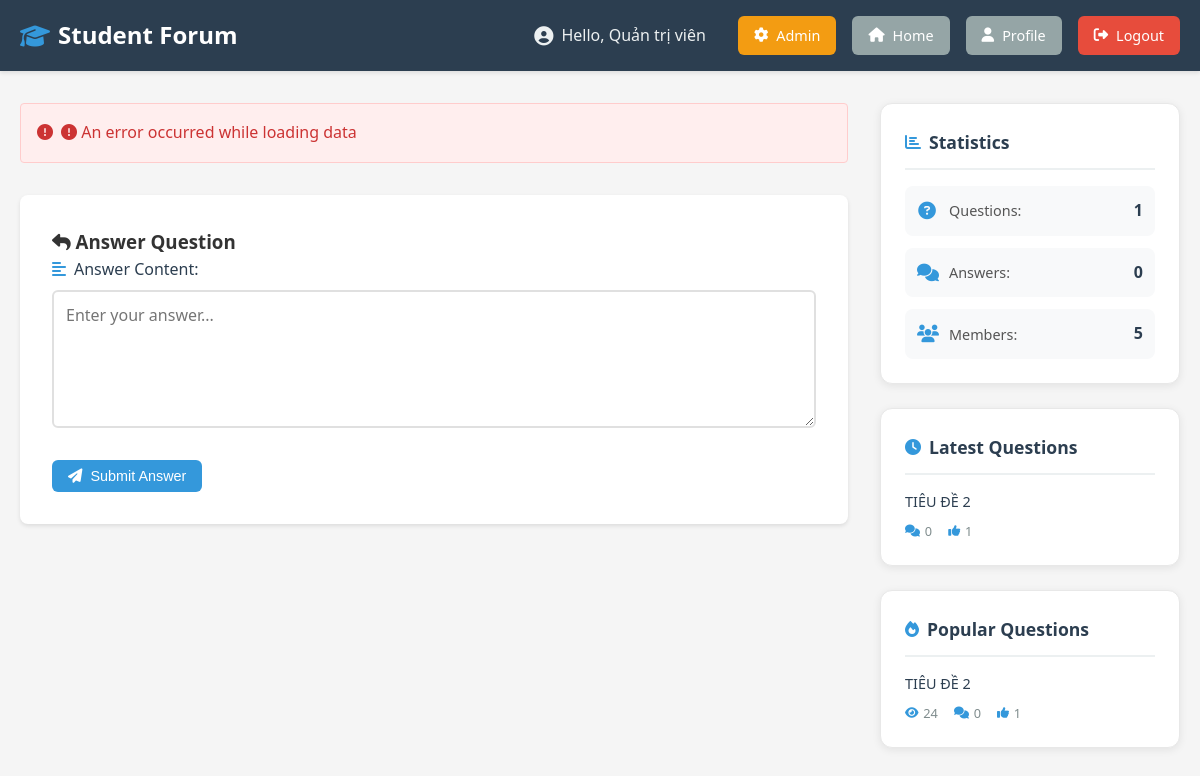
The page /question.php?id=14 (signed in) on the database its author committed.
### tables this page shows
CREATE TABLE `users`  (
  `user_id` int NOT NULL AUTO_INCREMENT,
  `username` varchar(50) NOT NULL,
  `email` varchar(100) NOT NULL,
  `password` varchar(255) NOT NULL,
  `full_name` varchar(100) NULL DEFAULT NULL,
  `role` enum('student','teacher','admin') NULL DEFAULT 'student',
  `created_at` timestamp NULL DEFAULT CURRENT_TIMESTAMP,
  `updated_at` timestamp NULL DEFAULT CURRENT_TIMESTAMP ON UPDATE CURRENT_TIMESTAMP,
  PRIMARY KEY (`user_id`) USING BTREE,
  UNIQUE INDEX `username`(`username` ASC) USING BTREE,
  UNIQUE INDEX `email`(`email` ASC) USING BTREE
);

CREATE TABLE `questions`  (
  `question_id` int NOT NULL AUTO_INCREMENT,
  `user_id` int NOT NULL,
  `title` varchar(255) NOT NULL,
  `content` text NOT NULL,
  `views` int NULL DEFAULT 0,
  `created_at` timestamp NULL DEFAULT CURRENT_TIMESTAMP,
  `updated_at` timestamp NULL DEFAULT CURRENT_TIMESTAMP ON UPDATE CURRENT_TIMESTAMP,
  `images` varchar(255) NULL DEFAULT NULL,
  `module_id` int NULL DEFAULT NULL,
  PRIMARY KEY (`question_id`) USING BTREE,
  INDEX `idx_user_id`(`user_id` ASC) USING BTREE,
  INDEX `idx_created_at`(`created_at` ASC) USING BTREE,
  INDEX `idx_module_id`(`module_id` ASC) USING BTREE,
  CONSTRAINT `questions_ibfk_1` FOREIGN KEY (`user_id`) REFERENCES `users` (`user_id`) ON DELETE CASCADE ON UPDATE RESTRICT,
  CONSTRAINT `questions_ibfk_2` FOREIGN KEY (`module_id`) REFERENCES `modules` (`module_id`) ON DELETE SET NULL ON UPDATE RESTRICT
);

### includes/auth.php (called while the page is built, shortened)
<?php
function isLoggedIn() {
    return isset($_SESSION['user_id']);
}
function getCurrentUser() {
    try {
        $pdo = getDBConnection();
        $user_id = $_SESSION['user_id'];
        $stmt = $pdo->prepare("SELECT user_id, username, email, full_name, role FROM users WHERE user_id = ?");
        $stmt->execute([$user_id]);
        $user = $stmt->fetch();
        return $user ? $user : null;
    } catch (PDOException $e) {
        error_log('Error in getCurrentUser(): ' . $e->getMessage());
        return null;
    } catch (Exception $e) {
        error_log('Error in getCurrentUser(): ' . $e->getMessage());
        return null;
    }
}
function isAdmin() {
    $user = getCurrentUser();
    return $user && $user['role'] === 'admin';
}
?>

### question.php (the view, shortened to what this page needs)
<?php
require_once 'includes/auth.php';
?>
<!DOCTYPE html>
<html lang="en">
<head>
    <link rel="stylesheet" href="https://cdnjs.cloudflare.com/ajax/libs/font-awesome/6.4.0/css/all.min.css">
    <link rel="stylesheet" href="assets/css/style.css?v=<?php echo time(); ?>">
</head>
<body>
    <nav class="navbar">
        <div class="container">
            <div class="nav-brand">
                <h1><i class="fas fa-graduation-cap"></i> Student Forum</h1>
            </div>
            <div class="nav-menu">
                <?php if (isLoggedIn()): ?>
                    <?php $user = getCurrentUser(); ?>
                    <span class="user-info"><i class="fas fa-user-circle"></i> Hello, <?php echo htmlspecialchars($user['full_name'] ?: $user['username']); ?></span>
                    <?php if (isAdmin()): ?>
                        <a href="admin.php" class="btn btn-warning"><i class="fas fa-cog"></i> Admin</a>
                    <?php endif; ?>
                    <a href="index.php" class="btn btn-secondary"><i class="fas fa-home"></i> Home</a>
                    <a href="profile.php" class="btn btn-secondary"><i class="fas fa-user"></i> Profile</a>
                    <a href="#" onclick="logout()" class="btn btn-danger"><i class="fas fa-sign-out-alt"></i> Logout</a>
                <?php else: ?>
                    <a href="index.php" class="btn btn-secondary"><i class="fas fa-home"></i> Home</a>
                    <a href="login.php" class="btn btn-primary"><i class="fas fa-sign-in-alt"></i> Login</a>
                    <a href="register.php" class="btn btn-secondary"><i class="fas fa-user-plus"></i> Register</a>
                <?php endif; ?>
            </div>
        </div>
    </nav>
    <div class="container">
        <div class="content-wrapper">
            <div class="main-content">
                <div id="question-detail">
                </div>
                <?php if (isLoggedIn()): ?>
                <div class="answer-form-section">
                    <h3><i class="fas fa-reply"></i> Answer Question</h3>
                    <form id="answerForm">
                        <div class="form-group">
                            <label for="answerContent"><i class="fas fa-align-left"></i> Answer Content:</label>
                            <textarea id="answerContent" name="content" rows="5" placeholder="Enter your answer..." required></textarea>
                        </div>
                        <button type="submit" class="btn btn-primary"><i class="fas fa-paper-plane"></i> Submit Answer</button>
                    </form>
                </div>
                <?php else: ?>
                <div class="alert alert-info">
                    <a href="login.php">Login</a> to answer this question.
                </div>
                <?php endif; ?>
            </div>
            <?php include 'includes/sidebar.php'; ?>
        </div>
    </div>
</body>
</html>

### includes/sidebar.php (shortened to what this page needs)
<?php
try {
    $pdo = getDBConnection();
    $stats_query = "SELECT
        (SELECT COUNT(*) FROM questions) as total_questions,
        (SELECT COUNT(*) FROM answers) as total_answers,
        (SELECT COUNT(*) FROM users) as total_users";
    $stmt = $pdo->query($stats_query);
    $stats = $stmt->fetch();
    $recent_query = "SELECT q.question_id, q.title, q.created_at,
        (SELECT COUNT(*) FROM answers WHERE question_id = q.question_id) as answer_count,
        (SELECT COUNT(*) FROM likes WHERE question_id = q.question_id) as like_count
        FROM questions q
        ORDER BY q.created_at DESC
        LIMIT 5";
    $stmt = $pdo->query($recent_query);
    $recent_questions = $stmt->fetchAll();
    $popular_query = "SELECT q.question_id, q.title, q.views,
        (SELECT COUNT(*) FROM answers WHERE question_id = q.question_id) as answer_count,
        (SELECT COUNT(*) FROM likes WHERE question_id = q.question_id) as like_count
        FROM questions q
        ORDER BY (q.views + (SELECT COUNT(*) FROM likes WHERE question_id = q.question_id) * 2) DESC
        LIMIT 5";
    $stmt = $pdo->query($popular_query);
    $popular_questions = $stmt->fetchAll();
} catch (PDOException $e) {
    $stats = ['total_questions' => 0, 'total_answers' => 0, 'total_users' => 0];
    $recent_questions = [];
    $popular_questions = [];
}
?>
<aside class="sidebar">
    <div class="sidebar-widget" id="stats-widget">
        <h3><i class="fas fa-chart-bar"></i> Statistics</h3>
        <div class="stats-list" id="stats-list">
            <div class="stat-item-small">
                <i class="fas fa-question-circle"></i>
                <span class="stat-label">Questions:</span>
                <span class="stat-value" id="stat-questions"><?php echo number_format($stats['total_questions']); ?></span>
            </div>
            <div class="stat-item-small">
                <i class="fas fa-comments"></i>
                <span class="stat-label">Answers:</span>
                <span class="stat-value" id="stat-answers"><?php echo number_format($stats['total_answers']); ?></span>
            </div>
            <div class="stat-item-small">
                <i class="fas fa-users"></i>
                <span class="stat-label">Members:</span>
                <span class="stat-value" id="stat-users"><?php echo number_format($stats['total_users']); ?></span>
            </div>
        </div>
    </div>
    <div class="sidebar-widget">
        <h3><i class="fas fa-clock"></i> Latest Questions</h3>
        <ul class="question-list-sidebar">
            <?php if (empty($recent_questions)): ?>
                <li class="no-items">No questions yet</li>
            <?php else: ?>
                <?php foreach ($recent_questions as $question): ?>
                    <li>
                        <a href="question.php?id=<?php echo $question['question_id']; ?>" class="question-link-sidebar">
                            <?php echo htmlspecialchars($question['title']); ?>
                        </a>
                        <div class="question-meta-sidebar">
                            <span><i class="fas fa-comments"></i> <?php echo $question['answer_count']; ?></span>
                            <span><i class="fas fa-thumbs-up"></i> <?php echo $question['like_count']; ?></span>
                        </div>
                    </li>
                <?php endforeach; ?>
            <?php endif; ?>
        </ul>
    </div>
    <div class="sidebar-widget">
        <h3><i class="fas fa-fire"></i> Popular Questions</h3>
        <ul class="question-list-sidebar">
            <?php if (empty($popular_questions)): ?>
                <li class="no-items">No questions yet</li>
            <?php else: ?>
                <?php foreach ($popular_questions as $question): ?>
                    <li>
                        <a href="question.php?id=<?php echo $question['question_id']; ?>" class="question-link-sidebar">
                            <?php echo htmlspecialchars($question['title']); ?>
                        </a>
                        <div class="question-meta-sidebar">
                            <span><i class="fas fa-eye"></i> <?php echo $question['views']; ?></span>
                            <span><i class="fas fa-comments"></i> <?php echo $question['answer_count']; ?></span>
                            <span><i class="fas fa-thumbs-up"></i> <?php echo $question['like_count']; ?></span>
                        </div>
                    </li>
                <?php endforeach; ?>
            <?php endif; ?>
        </ul>
    </div>
</aside>

### assets/css/style.css (style rules this page uses)
* { margin: 0; padding: 0; box-sizing: border-box; }
body { font-family: 'Segoe UI', Tahoma, Geneva, Verdana, sans-serif; background-color: #f5f5f5; color: #333; line-height: 1.6; }
.container { max-width: 1200px; margin: 0 auto; padding: 0 20px; }
.navbar { background-color: #2c3e50; color: white; padding: 1rem 0; box-shadow: 0 2px 4px rgba(0,0,0,0.1); }
.navbar .container { display: flex; justify-content: space-between; align-items: center; }
.nav-brand h1 { font-size: 1.5rem; margin: 0; display: flex; align-items: center; gap: 0.5rem; }
.nav-brand h1 i { color: #3498db; }
.nav-menu { display: flex; gap: 1rem; align-items: center; }
.user-info { color: #ecf0f1; margin-right: 1rem; display: flex; align-items: center; gap: 0.5rem; }
.user-info i { font-size: 1.2rem; }
.btn { padding: 0.5rem 1rem; border: none; border-radius: 6px; cursor: pointer; text-decoration: none; display: inline-flex; align-items: center; gap: 0.5rem; font-size: 0.9rem; transition: all 0.3s; font-weight: 500; }
.btn i { font-size: 0.9rem; }
.btn-primary { background-color: #3498db; color: white; }
.btn-secondary { background-color: #95a5a6; color: white; }
.btn-danger { background-color: #e74c3c; color: white; }
.btn-warning { background-color: #f39c12; color: white; }
.content-wrapper { display: grid; grid-template-columns: 1fr 300px; gap: 2rem; margin: 2rem 0; }
.main-content { margin: 0; }
.form-group { margin-bottom: 1.5rem; }
.form-group label { display: flex; align-items: center; gap: 0.5rem; margin-bottom: 0.5rem; color: #2c3e50; font-weight: 500; }
.form-group label i { color: #3498db; }
.form-group input, .form-group textarea, .form-group select { width: 100%; padding: 0.75rem; border: 2px solid #e0e0e0; border-radius: 6px; font-size: 1rem; font-family: inherit; transition: border-color 0.3s; background-color: white; }
.form-group textarea { resize: vertical; }
.answer-form-section { background: white; padding: 2rem; border-radius: 8px; box-shadow: 0 2px 4px rgba(0,0,0,0.1); margin-top: 2rem; }
.sidebar { display: flex; flex-direction: column; gap: 1.5rem; }
.sidebar-widget { background: white; padding: 1.5rem; border-radius: 12px; box-shadow: 0 2px 8px rgba(0,0,0,0.08); border: 1px solid #e8e8e8; }
.sidebar-widget h3 { color: #2c3e50; font-size: 1.1rem; font-weight: 600; margin-bottom: 1rem; display: flex; align-items: center; gap: 0.5rem; padding-bottom: 0.75rem; border-bottom: 2px solid #ecf0f1; }
.sidebar-widget h3 i { color: #3498db; font-size: 1rem; }
.stats-list { display: flex; flex-direction: column; gap: 0.75rem; }
.stat-item-small { display: flex; align-items: center; gap: 0.75rem; padding: 0.75rem; background: #f8f9fa; border-radius: 8px; transition: all 0.3s; }
.stat-item-small i { color: #3498db; font-size: 1.1rem; width: 20px; text-align: center; }
.stat-item-small .stat-label { flex: 1; color: #555; font-size: 0.9rem; }
.stat-item-small .stat-value { color: #2c3e50; font-weight: 600; font-size: 1rem; }
.question-list-sidebar { list-style: none; padding: 0; margin: 0; display: flex; flex-direction: column; gap: 1rem; }
.question-list-sidebar li { padding-bottom: 1rem; border-bottom: 1px solid #ecf0f1; }
.question-list-sidebar li:last-child { padding-bottom: 0; border-bottom: none; }
.question-link-sidebar { display: block; color: #2c3e50; text-decoration: none; font-weight: 500; font-size: 0.9rem; line-height: 1.5; margin-bottom: 0.5rem; transition: color 0.3s; }
.question-meta-sidebar { display: flex; gap: 1rem; font-size: 0.8rem; color: #7f8c8d; flex-wrap: wrap; }
.question-meta-sidebar span { display: flex; align-items: center; gap: 0.3rem; }
.question-meta-sidebar i { color: #3498db; font-size: 0.75rem; }

### rows shown on the page
users: full_name "Quản trị viên"
questions: title "TIÊU ĐỀ 2", answer_count "0", like_count "1", views "24"

### other values the page prints
$stats['total_questions'] "1"
$stats['total_answers'] "0"
$stats['total_users'] "5"
